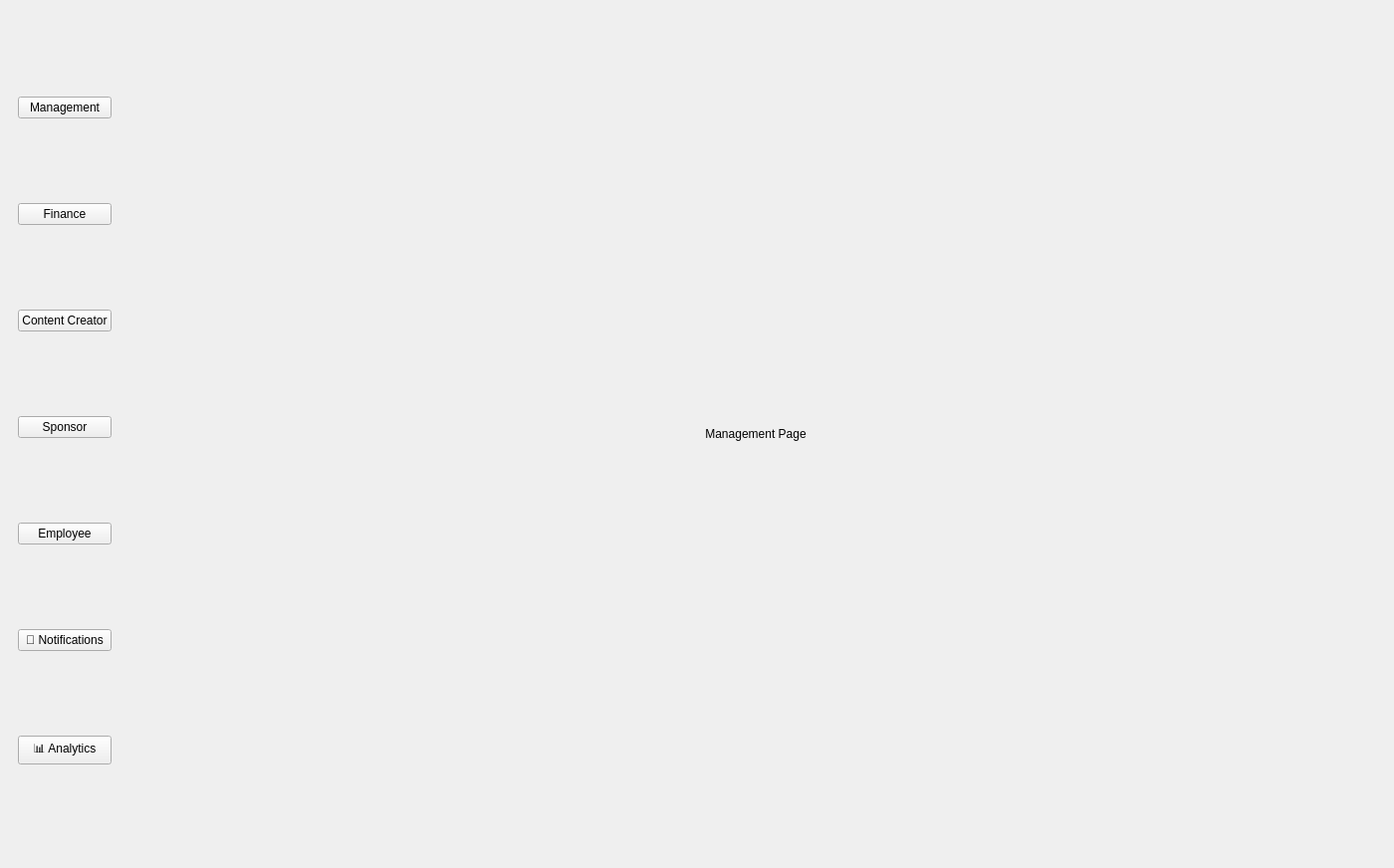
<?xml version="1.0" encoding="UTF-8"?>
<ui version="4.0">
 <class>MainWindow</class>
 <widget class="QMainWindow" name="MainWindow">
  <property name="geometry">
   <rect>
    <x>0</x>
    <y>0</y>
    <width>1400</width>
    <height>800</height>
   </rect>
  </property>
  <property name="windowTitle">
   <string>Finance Manager</string>
  </property>
  <widget class="QWidget" name="centralwidget">
   <layout class="QHBoxLayout" name="mainLayout">
    <!-- ================= SIDEBAR MENU ================= -->
    <item>
     <widget class="QFrame" name="menuFrame">
      <property name="objectName">
       <string>menuFrame</string>
      </property>
      <layout class="QVBoxLayout" name="menuLayout">
       <item>
        <widget class="QPushButton" name="btnManagement">
         <property name="objectName">
          <string>sidebarButton</string>
         </property>
         <property name="text">
          <string>Management</string>
         </property>
        </widget>
       </item>
       <item>
        <widget class="QPushButton" name="btnFinance">
         <property name="objectName">
          <string>sidebarButton</string>
         </property>
         <property name="text">
          <string>Finance</string>
         </property>
        </widget>
       </item>
       <item>
        <widget class="QPushButton" name="btnContentCreator">
         <property name="objectName">
          <string>sidebarButton</string>
         </property>
         <property name="text">
          <string>Content Creator</string>
         </property>
        </widget>
       </item>
       <item>
        <widget class="QPushButton" name="btnSponsor">
         <property name="objectName">
          <string>sidebarButton</string>
         </property>
         <property name="text">
          <string>Sponsor</string>
         </property>
        </widget>
       </item>
       <item>
        <widget class="QPushButton" name="btnEmployee">
         <property name="objectName">
          <string>sidebarButton</string>
         </property>
         <property name="text">
          <string>Employee</string>
         </property>
        </widget>
       </item>
       <!-- ADD: Notifications Button -->
       <item>
        <widget class="QPushButton" name="btnNotifications">
         <property name="objectName">
          <string>sidebarButton</string>
         </property>
         <property name="text">
          <string>🔔 Notifications</string>
         </property>
        </widget>
       </item>
       <!-- ADD: Analytics Button -->
       <item>
        <widget class="QPushButton" name="btnAnalytics">
         <property name="objectName">
          <string>sidebarButton</string>
         </property>
         <property name="text">
          <string>📊 Analytics</string>
         </property>
        </widget>
       </item>
      </layout>
     </widget>
    </item>

    <!-- ================= CONTENT (STACKED WIDGET) ================= -->
    <item>
     <widget class="QStackedWidget" name="stackedWidget">
      <property name="currentIndex">
       <number>0</number>
      </property>

      <!-- Management Page -->
      <widget class="QWidget" name="managementPage">
       <layout class="QVBoxLayout" name="managementLayout">
        <item>
         <widget class="QLabel" name="managementLabel">
          <property name="text">
           <string>Management Page</string>
          </property>
          <property name="alignment">
           <set>Qt::AlignCenter</set>
          </property>
         </widget>
        </item>
       </layout>
      </widget>

      <!-- ================== Finance Page ================== -->
      <widget class="QWidget" name="financePage">
       <layout class="QHBoxLayout" name="financeLayout">
        <!-- Left side: Invoice Management -->
        <item>
         <layout class="QVBoxLayout" name="leftLayout">
          <item>
           <layout class="QHBoxLayout" name="topBar">
            <item>
             <widget class="QLineEdit" name="searchBox">
              <property name="placeholderText">
               <string>Search by Invoice ID...</string>
              </property>
             </widget>
            </item>
            <item>
             <widget class="QPushButton" name="btnSearchById">
              <property name="text">
               <string>Search</string>
              </property>
             </widget>
            </item>
            <item>
             <widget class="QPushButton" name="btnDarkTheme">
              <property name="text">
               <string>Dark Theme</string>
              </property>
             </widget>
            </item>
            <item>
             <widget class="QPushButton" name="btnSortByMontant">
              <property name="text">
               <string>Sort by Amount</string>
              </property>
             </widget>
            </item>
            <item>
             <widget class="QPushButton" name="btnExportCSV">
              <property name="text">
               <string>Export to CSV</string>
              </property>
             </widget>
            </item>
           </layout>
          </item>

          <!-- Manage Invoices Section - Enhanced -->
          <item>
           <widget class="QGroupBox" name="formBox">
            <property name="title">
             <string>📋 MANAGE INVOICES</string>
            </property>
            <property name="styleSheet">
             <string notr="true">QGroupBox {
                 font: bold 16pt "Arial";
                 color: #7D4FEE;
                 background-color: #F8F9FA;
                 border: 3px solid #7D4FEE;
                 border-radius: 12px;
                 margin-top: 10px;
                 padding-top: 10px;
             }
             QGroupBox::title {
                 subcontrol-origin: margin;
                 subcontrol-position: top center;
                 padding: 5px 10px;
                 background-color: #7D4FEE;
                 color: white;
                 border-radius: 6px;
             }</string>
            </property>
            <layout class="QFormLayout" name="formLayout">
             <item row="0" column="0">
              <widget class="QLabel" name="labelId">
               <property name="text">
                <string>📄 Invoice ID:</string>
               </property>
               <property name="styleSheet">
                <string notr="true">font-weight: bold; font-size: 11pt;</string>
               </property>
              </widget>
             </item>
             <item row="0" column="1">
              <widget class="QLineEdit" name="lineId">
               <property name="styleSheet">
                <string notr="true">font-size: 11pt; padding: 8px;</string>
               </property>
              </widget>
             </item>
             <item row="1" column="0">
              <widget class="QLabel" name="labelMontant">
               <property name="text">
                <string>💰 Amount:</string>
               </property>
               <property name="styleSheet">
                <string notr="true">font-weight: bold; font-size: 11pt;</string>
               </property>
              </widget>
             </item>
             <item row="1" column="1">
              <widget class="QLineEdit" name="lineMontant">
               <property name="styleSheet">
                <string notr="true">font-size: 11pt; padding: 8px;</string>
               </property>
              </widget>
             </item>
             <item row="2" column="0">
              <widget class="QLabel" name="labelDateEmission">
               <property name="text">
                <string>📅 Issue Date:</string>
               </property>
               <property name="styleSheet">
                <string notr="true">font-weight: bold; font-size: 11pt;</string>
               </property>
              </widget>
             </item>
             <item row="2" column="1">
              <widget class="QDateEdit" name="dateEmission">
               <property name="styleSheet">
                <string notr="true">font-size: 11pt; padding: 6px;</string>
               </property>
              </widget>
             </item>
             <item row="3" column="0">
              <widget class="QLabel" name="labelDateEcheance">
               <property name="text">
                <string>⏰ Due Date:</string>
               </property>
               <property name="styleSheet">
                <string notr="true">font-weight: bold; font-size: 11pt;</string>
               </property>
              </widget>
             </item>
             <item row="3" column="1">
              <widget class="QDateEdit" name="dateEcheance">
               <property name="styleSheet">
                <string notr="true">font-size: 11pt; padding: 6px;</string>
               </property>
              </widget>
             </item>
             <item row="4" column="0">
              <widget class="QLabel" name="labelStatut">
               <property name="text">
                <string>📊 Status:</string>
               </property>
               <property name="styleSheet">
                <string notr="true">font-weight: bold; font-size: 11pt;</string>
               </property>
              </widget>
             </item>
             <item row="4" column="1">
              <widget class="QComboBox" name="comboStatut">
               <property name="styleSheet">
                <string notr="true">font-size: 11pt; padding: 6px;</string>
               </property>
               <item><property name="text"><string>Paid</string></property></item>
               <item><property name="text"><string>Pending</string></property></item>
               <item><property name="text"><string>Cancelled</string></property></item>
              </widget>
             </item>
            </layout>
           </widget>
          </item>

          <item>
           <layout class="QHBoxLayout" name="actionLayout">
            <item>
             <widget class="QPushButton" name="btnAdd">
              <property name="text">
               <string>➕ Add</string>
              </property>
              <property name="styleSheet">
               <string notr="true">font-size: 11pt; padding: 10px; font-weight: bold;</string>
              </property>
             </widget>
            </item>
            <item>
             <widget class="QPushButton" name="btnEdit">
              <property name="text">
               <string>✏️ Edit</string>
              </property>
              <property name="styleSheet">
               <string notr="true">font-size: 11pt; padding: 10px; font-weight: bold;</string>
              </property>
             </widget>
            </item>
            <item>
             <widget class="QPushButton" name="btnDelete">
              <property name="text">
               <string>🗑️ Delete</string>
              </property>
              <property name="styleSheet">
               <string notr="true">font-size: 11pt; padding: 10px; font-weight: bold;</string>
              </property>
             </widget>
            </item>
            <item>
             <widget class="QPushButton" name="btnClear">
              <property name="text">
               <string>🧹 Clear Form</string>
              </property>
              <property name="styleSheet">
               <string notr="true">font-size: 11pt; padding: 10px; font-weight: bold;</string>
              </property>
             </widget>
            </item>
           </layout>
          </item>
          <item>
           <widget class="QTableWidget" name="tableFactures">
            <column><property name="text"><string>Invoice ID</string></property></column>
            <column><property name="text"><string>Amount</string></property></column>
            <column><property name="text"><string>Issue Date</string></property></column>
            <column><property name="text"><string>Due Date</string></property></column>
            <column><property name="text"><string>Status</string></property></column>
           </widget>
          </item>
         </layout>
        </item>

        <!-- Right side: Enhanced Visual Statistics -->
        <item>
         <widget class="QGroupBox" name="statsBox">
          <property name="title">
           <string>📈 FINANCIAL STATISTICS</string>
          </property>
          <property name="styleSheet">
           <string notr="true">QGroupBox {
               font: bold 16pt "Arial";
               color: #7D4FEE;
               background-color: #F8F9FA;
               border: 3px solid #7D4FEE;
               border-radius: 12px;
               margin-top: 10px;
               padding-top: 10px;
           }
           QGroupBox::title {
               subcontrol-origin: margin;
               subcontrol-position: top center;
               padding: 5px 10px;
               background-color: #7D4FEE;
               color: white;
               border-radius: 6px;
           }</string>
          </property>
          <layout class="QVBoxLayout" name="statsLayout">
           <!-- Total Invoices Card -->
           <item>
            <widget class="QFrame" name="frameTotalInvoices">
             <property name="styleSheet">
              <string notr="true">QFrame {
                  background: qlineargradient(x1:0, y1:0, x2:1, y2:0, stop:0 #7D4FEE, stop:1 #9D7DFF);
                  border-radius: 10px;
                  padding: 15px;
              }</string>
             </property>
             <layout class="QHBoxLayout" name="horizontalLayout_2">
              <item>
               <widget class="QLabel" name="labelTotalIcon">
                <property name="text">
                 <string>📊</string>
                </property>
                <property name="styleSheet">
                 <string notr="true">font-size: 24pt;</string>
                </property>
                <property name="alignment">
                 <set>Qt::AlignCenter</set>
                </property>
               </widget>
              </item>
              <item>
               <layout class="QVBoxLayout" name="verticalLayout">
                <item>
                 <widget class="QLabel" name="labelTotalTitle">
                  <property name="text">
                   <string>Total Invoices</string>
                  </property>
                  <property name="styleSheet">
                   <string notr="true">color: white; font-size: 12pt; font-weight: bold;</string>
                  </property>
                 </widget>
                </item>
                <item>
                 <widget class="QLabel" name="labelTotalValue">
                  <property name="text">
                   <string>0</string>
                  </property>
                  <property name="styleSheet">
                   <string notr="true">color: white; font-size: 20pt; font-weight: bold;</string>
                  </property>
                 </widget>
                </item>
               </layout>
              </item>
             </layout>
            </widget>
           </item>

           <!-- Total Amount Card -->
           <item>
            <widget class="QFrame" name="frameTotalAmount">
             <property name="styleSheet">
              <string notr="true">QFrame {
                  background: qlineargradient(x1:0, y1:0, x2:1, y2:0, stop:0 #00AA00, stop:1 #00CC00);
                  border-radius: 10px;
                  padding: 15px;
              }</string>
             </property>
             <layout class="QHBoxLayout" name="horizontalLayout_3">
              <item>
               <widget class="QLabel" name="labelAmountIcon">
                <property name="text">
                 <string>💰</string>
                </property>
                <property name="styleSheet">
                 <string notr="true">font-size: 24pt;</string>
                </property>
                <property name="alignment">
                 <set>Qt::AlignCenter</set>
                </property>
               </widget>
              </item>
              <item>
               <layout class="QVBoxLayout" name="verticalLayout_2">
                <item>
                 <widget class="QLabel" name="labelAmountTitle">
                  <property name="text">
                   <string>Total Amount</string>
                  </property>
                  <property name="styleSheet">
                   <string notr="true">color: white; font-size: 12pt; font-weight: bold;</string>
                  </property>
                 </widget>
                </item>
                <item>
                 <widget class="QLabel" name="labelAmountValue">
                  <property name="text">
                   <string>$0.00</string>
                  </property>
                  <property name="styleSheet">
                   <string notr="true">color: white; font-size: 16pt; font-weight: bold;</string>
                  </property>
                 </widget>
                </item>
               </layout>
              </item>
             </layout>
            </widget>
           </item>

           <!-- Status Distribution -->
           <item>
            <widget class="QFrame" name="frameStatus">
             <property name="styleSheet">
              <string notr="true">QFrame {
                  background-color: white;
                  border: 2px solid #7D4FEE;
                  border-radius: 10px;
                  padding: 15px;
              }</string>
             </property>
             <layout class="QVBoxLayout" name="verticalLayout_3">
              <item>
               <widget class="QLabel" name="labelStatusTitle">
                <property name="text">
                 <string>📋 Status Distribution</string>
                </property>
                <property name="styleSheet">
                 <string notr="true">font-size: 13pt; font-weight: bold; color: #7D4FEE; padding-bottom: 10px;</string>
                </property>
                <property name="alignment">
                 <set>Qt::AlignCenter</set>
                </property>
               </widget>
              </item>

              <!-- Paid Status -->
              <item>
               <layout class="QHBoxLayout" name="horizontalLayout_4">
                <item>
                 <widget class="QLabel" name="labelPaid">
                  <property name="text">
                   <string>✅ Paid:</string>
                  </property>
                  <property name="styleSheet">
                   <string notr="true">font-weight: bold; font-size: 11pt;</string>
                  </property>
                 </widget>
                </item>
                <item>
                 <widget class="QLabel" name="labelPaidValue">
                  <property name="text">
                   <string>0</string>
                  </property>
                  <property name="styleSheet">
                   <string notr="true">font-weight: bold; color: #00AA00; font-size: 11pt;</string>
                  </property>
                 </widget>
                </item>
                <item>
                 <widget class="QProgressBar" name="progressPaid">
                  <property name="value">
                   <number>0</number>
                  </property>
                  <property name="styleSheet">
                   <string notr="true">
                       QProgressBar {
                           border: 2px solid #00AA00;
                           border-radius: 5px;
                           text-align: center;
                           background-color: #F0F0F0;
                           height: 20px;
                       }
                       QProgressBar::chunk {
                           background-color: #00AA00;
                           border-radius: 3px;
                       }
                   </string>
                  </property>
                 </widget>
                </item>
               </layout>
              </item>

              <!-- Pending Status -->
              <item>
               <layout class="QHBoxLayout" name="horizontalLayout_5">
                <item>
                 <widget class="QLabel" name="labelPending">
                  <property name="text">
                   <string>⏳ Pending:</string>
                  </property>
                  <property name="styleSheet">
                   <string notr="true">font-weight: bold; font-size: 11pt;</string>
                  </property>
                 </widget>
                </item>
                <item>
                 <widget class="QLabel" name="labelPendingValue">
                  <property name="text">
                   <string>0</string>
                  </property>
                  <property name="styleSheet">
                   <string notr="true">font-weight: bold; color: #FFA500; font-size: 11pt;</string>
                  </property>
                 </widget>
                </item>
                <item>
                 <widget class="QProgressBar" name="progressPending">
                  <property name="value">
                   <number>0</number>
                  </property>
                  <property name="styleSheet">
                   <string notr="true">
                       QProgressBar {
                           border: 2px solid #FFA500;
                           border-radius: 5px;
                           text-align: center;
                           background-color: #F0F0F0;
                           height: 20px;
                       }
                       QProgressBar::chunk {
                           background-color: #FFA500;
                           border-radius: 3px;
                       }
                   </string>
                  </property>
                 </widget>
                </item>
               </layout>
              </item>

              <!-- Cancelled Status -->
              <item>
               <layout class="QHBoxLayout" name="horizontalLayout_6">
                <item>
                 <widget class="QLabel" name="labelCancelled">
                  <property name="text">
                   <string>❌ Cancelled:</string>
                  </property>
                  <property name="styleSheet">
                   <string notr="true">font-weight: bold; font-size: 11pt;</string>
                  </property>
                 </widget>
                </item>
                <item>
                 <widget class="QLabel" name="labelCancelledValue">
                  <property name="text">
                   <string>0</string>
                  </property>
                  <property name="styleSheet">
                   <string notr="true">font-weight: bold; color: #FF0000; font-size: 11pt;</string>
                  </property>
                 </widget>
                </item>
                <item>
                 <widget class="QProgressBar" name="progressCancelled">
                  <property name="value">
                   <number>0</number>
                  </property>
                  <property name="styleSheet">
                   <string notr="true">
                       QProgressBar {
                           border: 2px solid #FF0000;
                           border-radius: 5px;
                           text-align: center;
                           background-color: #F0F0F0;
                           height: 20px;
                       }
                       QProgressBar::chunk {
                           background-color: #FF0000;
                           border-radius: 3px;
                       }
                   </string>
                  </property>
                 </widget>
                </item>
               </layout>
              </item>
             </layout>
            </widget>
           </item>

           <!-- Average Amount Card -->
           <item>
            <widget class="QFrame" name="frameAverage">
             <property name="styleSheet">
              <string notr="true">QFrame {
                  background: qlineargradient(x1:0, y1:0, x2:1, y2:0, stop:0 #FF6B6B, stop:1 #FF8E8E);
                  border-radius: 10px;
                  padding: 15px;
              }</string>
             </property>
             <layout class="QHBoxLayout" name="horizontalLayout_7">
              <item>
               <widget class="QLabel" name="labelAverageIcon">
                <property name="text">
                 <string>📈</string>
                </property>
                <property name="styleSheet">
                 <string notr="true">font-size: 24pt;</string>
                </property>
                <property name="alignment">
                 <set>Qt::AlignCenter</set>
                </property>
               </widget>
              </item>
              <item>
               <layout class="QVBoxLayout" name="verticalLayout_4">
                <item>
                 <widget class="QLabel" name="labelAverageTitle">
                  <property name="text">
                   <string>Average Amount</string>
                  </property>
                  <property name="styleSheet">
                   <string notr="true">color: white; font-size: 12pt; font-weight: bold;</string>
                  </property>
                 </widget>
                </item>
                <item>
                 <widget class="QLabel" name="labelAverageValue">
                  <property name="text">
                   <string>$0.00</string>
                  </property>
                  <property name="styleSheet">
                   <string notr="true">color: white; font-size: 16pt; font-weight: bold;</string>
                  </property>
                 </widget>
                </item>
               </layout>
              </item>
             </layout>
            </widget>
           </item>
          </layout>
         </widget>
        </item>
       </layout>
      </widget>

      <!-- Content Creator Page -->
      <widget class="QWidget" name="contentCreatorPage">
       <layout class="QVBoxLayout" name="contentCreatorLayout">
        <item>
         <widget class="QLabel" name="labelContent">
          <property name="text">
           <string>Content Creator Page</string>
          </property>
          <property name="alignment">
           <set>Qt::AlignCenter</set>
          </property>
         </widget>
        </item>
       </layout>
      </widget>

      <!-- Sponsor Page -->
      <widget class="QWidget" name="sponsorPage">
       <layout class="QVBoxLayout" name="sponsorLayout">
        <item>
         <widget class="QLabel" name="sponsorLabel">
          <property name="text">
           <string>Sponsor Page</string>
          </property>
          <property name="alignment">
           <set>Qt::AlignCenter</set>
          </property>
         </widget>
        </item>
       </layout>
      </widget>

      <!-- Employee Page -->
      <widget class="QWidget" name="employeePage">
       <layout class="QVBoxLayout" name="employeeLayout">
        <item>
         <widget class="QLabel" name="employeeLabel">
          <property name="text">
           <string>Employee Page</string>
          </property>
          <property name="alignment">
           <set>Qt::AlignCenter</set>
          </property>
         </widget>
        </item>
       </layout>
      </widget>

      <!-- ADD: Notifications Page -->
      <widget class="QWidget" name="notificationsPage">
       <layout class="QVBoxLayout" name="notificationsLayout">
        <item>
         <layout class="QHBoxLayout" name="notificationsHeader">
          <item>
           <widget class="QLabel" name="labelNotificationsTitle">
            <property name="text">
             <string>🔔 NOTIFICATIONS AND ALERTS</string>
            </property>
            <property name="styleSheet">
             <string notr="true">font: bold 18pt "Arial"; color: #7D4FEE;</string>
            </property>
           </widget>
          </item>
          <item>
           <spacer name="horizontalSpacer">
            <property name="orientation">
             <enum>Qt::Horizontal</enum>
            </property>
            <property name="sizeHint" stdset="0">
             <size>
              <width>40</width>
              <height>20</height>
             </size>
            </property>
           </spacer>
          </item>
          <item>
           <widget class="QPushButton" name="btnMarkAllRead">
            <property name="text">
             <string>✅ Mark all as read</string>
            </property>
            <property name="styleSheet">
             <string notr="true">font-size: 11pt; padding: 8px; font-weight: bold;</string>
            </property>
           </widget>
          </item>
         </layout>
        </item>
        <item>
         <widget class="QListWidget" name="listNotifications">
          <property name="styleSheet">
           <string notr="true">font-size: 10pt; border: 2px solid #7D4FEE; border-radius: 10px; padding: 10px;</string>
          </property>
         </widget>
        </item>
       </layout>
      </widget>

      <!-- ADD: Analytics Page -->
      <widget class="QWidget" name="analyticsPage">
       <layout class="QVBoxLayout" name="analyticsLayout">
        <item>
         <widget class="QLabel" name="labelAnalyticsTitle">
          <property name="text">
           <string>📊 ANALYTICS &amp; AI PREDICTIONS</string>
          </property>
          <property name="styleSheet">
           <string notr="true">font: bold 18pt "Arial"; color: #7D4FEE;</string>
          </property>
          <property name="alignment">
           <set>Qt::AlignCenter</set>
          </property>
         </widget>
        </item>

        <item>
         <layout class="QHBoxLayout" name="analyticsChartsLayout">
          <item>
           <widget class="QGroupBox" name="groupBoxCharts">
            <property name="title">
             <string>Statistical Charts</string>
            </property>
            <property name="styleSheet">
             <string notr="true">QGroupBox {
                 font: bold 14pt "Arial";
                 color: #7D4FEE;
                 background-color: #F8F9FA;
                 border: 2px solid #7D4FEE;
                 border-radius: 10px;
                 margin-top: 10px;
                 padding-top: 10px;
             }
             QGroupBox::title {
                 subcontrol-origin: margin;
                 subcontrol-position: top center;
                 padding: 5px 10px;
                 background-color: #7D4FEE;
                 color: white;
                 border-radius: 6px;
             }</string>
            </property>
            <layout class="QVBoxLayout" name="verticalLayout_5">
             <item>
              <widget class="QWidget" name="chartContainer" native="true">
               <property name="minimumSize">
                <size>
                 <width>600</width>
                 <height>400</height>
                </size>
               </property>
              </widget>
             </item>
            </layout>
           </widget>
          </item>

          <item>
           <widget class="QGroupBox" name="groupBoxPredictions">
            <property name="title">
             <string>Predictions &amp; Analysis</string>
            </property>
            <property name="styleSheet">
             <string notr="true">QGroupBox {
                 font: bold 14pt "Arial";
                 color: #7D4FEE;
                 background-color: #F8F9FA;
                 border: 2px solid #7D4FEE;
                 border-radius: 10px;
                 margin-top: 10px;
                 padding-top: 10px;
             }
             QGroupBox::title {
                 subcontrol-origin: margin;
                 subcontrol-position: top center;
                 padding: 5px 10px;
                 background-color: #7D4FEE;
                 color: white;
                 border-radius: 6px;
             }</string>
            </property>
            <layout class="QVBoxLayout" name="verticalLayout_6">

             <!-- Revenue Prediction -->
             <item>
              <widget class="QFrame" name="framePrediction">
               <property name="styleSheet">
                <string notr="true">QFrame {
                    background: qlineargradient(x1:0, y1:0, x2:1, y2:0, stop:0 #7D4FEE, stop:1 #9D7DFF);
                    border-radius: 8px;
                    padding: 10px;
                }</string>
               </property>
               <layout class="QVBoxLayout" name="verticalLayout_7">
                <item>
                 <widget class="QLabel" name="labelPredictionTitle">
                  <property name="text">
                   <string>🔮 Next Month Prediction</string>
                  </property>
                  <property name="styleSheet">
                   <string notr="true">color: white; font-size: 12pt; font-weight: bold;</string>
                  </property>
                 </widget>
                </item>
                <item>
                 <layout class="QHBoxLayout" name="horizontalLayout_8">
                  <item>
                   <widget class="QLabel" name="labelPredictionValue">
                    <property name="text">
                     <string>0 €</string>
                    </property>
                    <property name="styleSheet">
                     <string notr="true">color: white; font-size: 16pt; font-weight: bold;</string>
                    </property>
                   </widget>
                  </item>
                  <item>
                   <widget class="QLabel" name="labelConfidenceValue">
                    <property name="text">
                     <string>0%</string>
                    </property>
                    <property name="styleSheet">
                     <string notr="true">color: #FFD700; font-size: 12pt; font-weight: bold;</string>
                    </property>
                   </widget>
                  </item>
                 </layout>
                </item>
                <item>
                 <widget class="QLabel" name="labelTrendValue">
                  <property name="text">
                   <string>STABLE</string>
                  </property>
                  <property name="styleSheet">
                   <string notr="true">color: white; font-size: 10pt; font-weight: bold;</string>
                  </property>
                  <property name="alignment">
                   <set>Qt::AlignCenter</set>
                  </property>
                 </widget>
                </item>
               </layout>
              </widget>
             </item>

             <!-- Financial Health -->
             <item>
              <widget class="QFrame" name="frameHealth">
               <property name="styleSheet">
                <string notr="true">QFrame {
                    background: qlineargradient(x1:0, y1:0, x2:1, y2:0, stop:0 #00AA00, stop:1 #00CC00);
                    border-radius: 8px;
                    padding: 10px;
                }</string>
               </property>
               <layout class="QVBoxLayout" name="verticalLayout_8">
                <item>
                 <widget class="QLabel" name="labelHealthTitle">
                  <property name="text">
                   <string>🏥 Financial Health</string>
                  </property>
                  <property name="styleSheet">
                   <string notr="true">color: white; font-size: 12pt; font-weight: bold;</string>
                  </property>
                 </widget>
                </item>
                <item>
                 <widget class="QLabel" name="labelHealthValue">
                  <property name="text">
                   <string>EXCELLENT</string>
                  </property>
                  <property name="styleSheet">
                   <string notr="true">color: white; font-size: 14pt; font-weight: bold;</string>
                  </property>
                  <property name="alignment">
                   <set>Qt::AlignCenter</set>
                  </property>
                 </widget>
                </item>
               </layout>
              </widget>
             </item>

             <!-- Recommendations -->
             <item>
              <widget class="QFrame" name="frameRecommendation">
               <property name="styleSheet">
                <string notr="true">QFrame {
                    background-color: white;
                    border: 2px solid #7D4FEE;
                    border-radius: 8px;
                    padding: 10px;
                }</string>
               </property>
               <layout class="QVBoxLayout" name="verticalLayout_9">
                <item>
                 <widget class="QLabel" name="labelRecommendationTitle">
                  <property name="text">
                   <string>💡 Recommendation</string>
                  </property>
                  <property name="styleSheet">
                   <string notr="true">color: #7D4FEE; font-size: 11pt; font-weight: bold;</string>
                  </property>
                 </widget>
                </item>
                <item>
                 <widget class="QLabel" name="labelRecommendationValue">
                  <property name="text">
                   <string>Continue your excellent current management</string>
                  </property>
                  <property name="styleSheet">
                   <string notr="true">color: #333333; font-size: 9pt;</string>
                  </property>
                  <property name="wordWrap">
                   <bool>true</bool>
                  </property>
                 </widget>
                </item>
               </layout>
              </widget>
             </item>

             <!-- Payment Probabilities -->
             <item>
              <widget class="QFrame" name="frameProbabilities">
               <property name="styleSheet">
                <string notr="true">QFrame {
                    background-color: white;
                    border: 2px solid #7D4FEE;
                    border-radius: 8px;
                    padding: 10px;
                }</string>
               </property>
               <layout class="QVBoxLayout" name="verticalLayout_10">
                <item>
                 <widget class="QLabel" name="labelProbabilitiesTitle">
                  <property name="text">
                   <string>📈 Payment Probabilities</string>
                  </property>
                  <property name="styleSheet">
                   <string notr="true">color: #7D4FEE; font-size: 11pt; font-weight: bold;</string>
                  </property>
                 </widget>
                </item>
                <item>
                 <widget class="QListWidget" name="listProbabilities">
                  <property name="styleSheet">
                   <string notr="true">font-size: 9pt; border: 1px solid #E0E0E0; border-radius: 5px;</string>
                  </property>
                 </widget>
                </item>
               </layout>
              </widget>
             </item>

            </layout>
           </widget>
          </item>
         </layout>
        </item>
       </layout>
      </widget>

     </widget>
    </item>
   </layout>
  </widget>
 </widget>
 <resources/>
 <connections/>
</ui>
